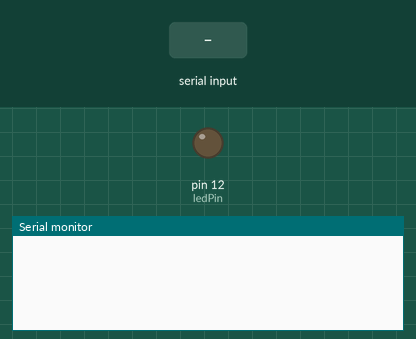
This sketch was run on a simulated Arduino Uno, built with avr-gcc and run on an emulated ATmega328P. Parts: output pins drawn as LEDs (lit = HIGH), the last lines printed to the serial monitor. The test bench sets the inputs (shaded band).

Above: at 1.2 s.
1.3 s: "90;45\n" received over the second serial link
At 2.0 s:
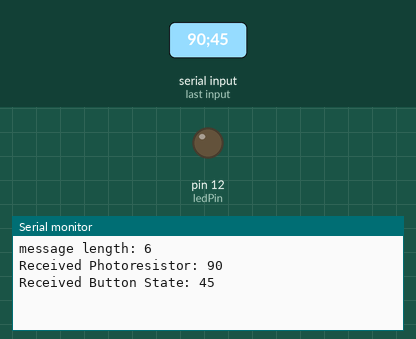
2.8 s: "1;90\n" received over the second serial link
At 3.3 s:
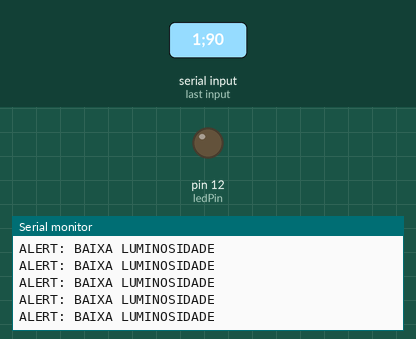

The sketch:

escravo.ino
```cpp
#include <SoftwareSerial.h>
SoftwareSerial ArduinoMaster(10, 11);
#define ledPin 12

String msg = "";
int ledVal = 0;
int sensorVal = 0, oldSensorVal = 0;
int buttonState = 0, oldButtonState = 0;

void setup() {
  Serial.begin(9600);
  ArduinoMaster.begin(9600);
  pinMode(ledPin, OUTPUT);
}

void loop() {
  readMasterPort();
  convertMsgToCmd();


  if (sensorVal != oldSensorVal || buttonState != oldButtonState) {
    if(sensorVal < 20) {
      Serial.println("ALERT: BAIXA LUMINOSIDADE");
    }

    if(buttonState == 1){
      digitalWrite(ledPin, HIGH);
      return;
    }


    ledVal = map(sensorVal, 0, 1023, 0, 255);


    ArduinoMaster.print(ledVal);
    analogWrite(ledPin, ledVal);
    oldSensorVal = sensorVal;
  }
}

void readMasterPort() {
  while (ArduinoMaster.available()) {
    delay(10);
    if (ArduinoMaster.available() > 0) {
      char c = ArduinoMaster.read();
      msg += c;
    }
  }
  ArduinoMaster.flush();
}

void convertMsgToCmd() {
  if (msg.length() > 0) {
    Serial.print("message length: ");
    Serial.println(msg.length());

    int separatorIndex = msg.indexOf(';');

    if (separatorIndex != -1) {

      String sensorString = msg.substring(0, separatorIndex);
      sensorVal = sensorString.toInt();

      String buttonString = msg.substring(separatorIndex + 1);
      buttonState = buttonString.toInt();

      Serial.print("Received Photoresistor: ");
      Serial.println(sensorVal);
      Serial.print("Received Button State: ");
      Serial.println(buttonState);
    }

    msg = "";
  }
}
```

Measured:
- after the input at 1.3 s, the serial monitor: prints a new line after 0.06 s (image 1)
- after the input at 2.8 s, the serial monitor: prints a new line after 0.05 s (image 2)
